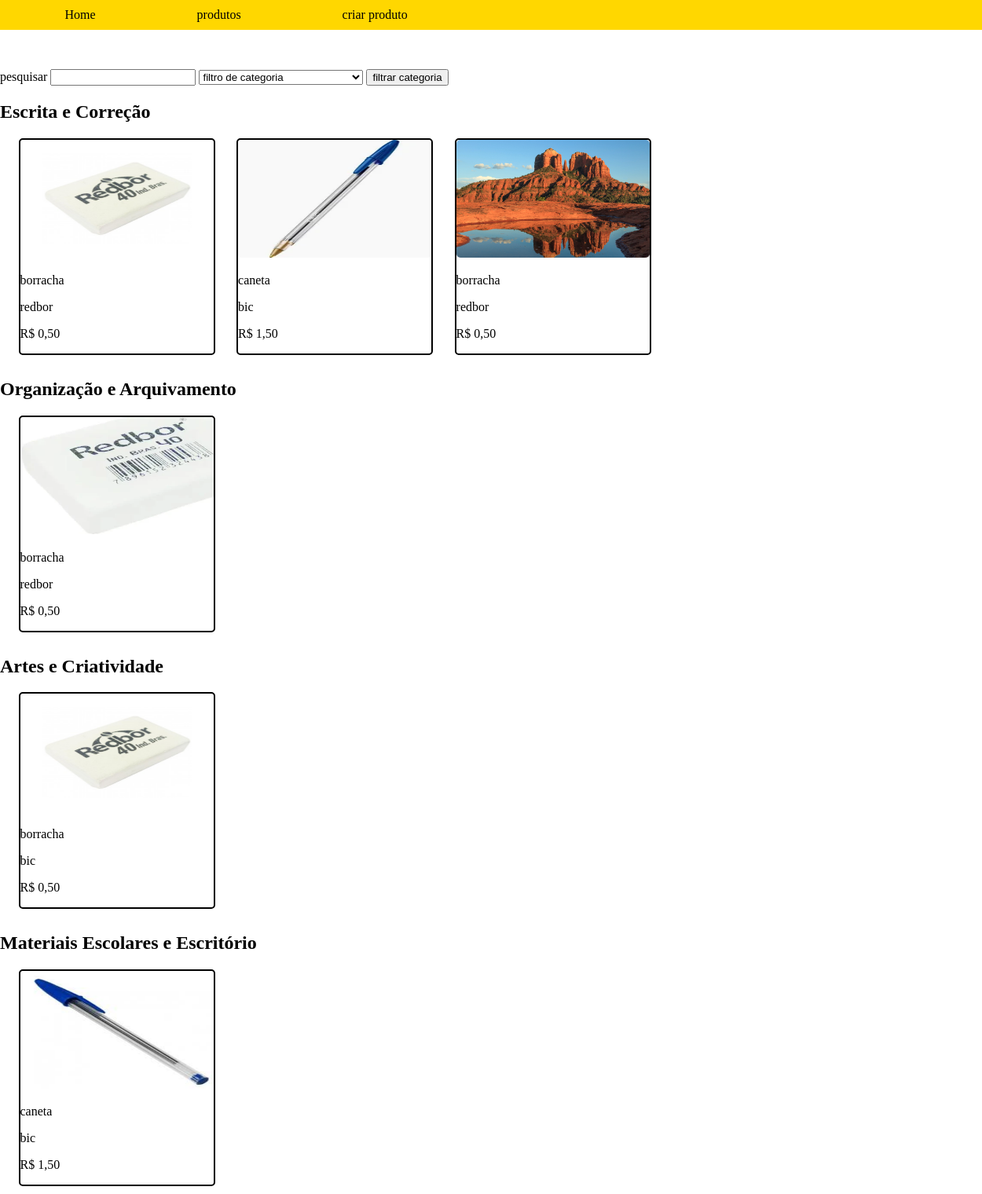
The page /produtos/ (signed in) on the database its author committed.
### produtos/models.py (models this page shows, shortened)
class Produto(models.Model):
    CATEGORIAS = [
        ('ESCRITA', 'Escrita e Correção'),
        ('PAPEIS', 'Papéis e Cadernos'),
        ('ORG', 'Organização e Arquivamento'),
        ('ARTES', 'Artes e Criatividade'),
        ('ESCOLAR', 'Materiais Escolares e Escritório'),
    ]
    nome = models.CharField(max_length=255)
    marca = models.CharField(max_length=255, default="bic")
    descricao = models.TextField()
    preco = models.DecimalField(max_digits=100, decimal_places=2)
    apagado = models.BooleanField(default=False)
    img = models.ImageField(upload_to="img", blank=False, null=False)
    categoria = models.CharField(max_length=20, choices=CATEGORIAS)

### produtos/views.py (the view)
# urls.py: path('', views.home_produtos, name='home'),
def home_produtos(request):
    resultado = verificar_session(request)
    if resultado:  # Se a sessão não existe, resultado será o render do login
        return resultado
    produtos = Produto.objects.filter(apagado=False)
    if request.method=="POST":
        categoria = request.POST.get('categoria')
        buscar = request.POST.get('buscar')
        if buscar and categoria:
            produtos = Produto.objects.filter(Q(nome__startswith=buscar), categoria=categoria, apagado=False)
            context = {
                'escrita': produtos.filter(categoria="ESCRITA"),
                'papeis': produtos.filter(categoria="PAPEIS"),
                'org': produtos.filter(categoria="ORG"),
                'artes': produtos.filter(categoria="ARTES"),
                'escolar': produtos.filter(categoria="ESCOLAR"),
            }
            return render(request, 'produtos/produtos_home.html', context)
        if buscar:
            produtos = Produto.objects.filter(Q(nome__startswith=buscar), apagado=False)
            context = {
                'escrita': produtos.filter(categoria="ESCRITA"),
                'papeis': produtos.filter(categoria="PAPEIS"),
                'org': produtos.filter(categoria="ORG"),
                'artes': produtos.filter(categoria="ARTES"),
                'escolar': produtos.filter(categoria="ESCOLAR"),
            }
            return render(request, 'produtos/produtos_home.html', context)
        if categoria:
            produtos = Produto.objects.filter(categoria=categoria, apagado=False)
            context = {
                'escrita': produtos.filter(categoria="ESCRITA"),
                'papeis': produtos.filter(categoria="PAPEIS"),
                'org': produtos.filter(categoria="ORG"),
                'artes': produtos.filter(categoria="ARTES"),
                'escolar': produtos.filter(categoria="ESCOLAR"),
            }
            return render(request, 'produtos/produtos_home.html', context)
        context = {
            'escrita': produtos.filter(categoria="ESCRITA"),
            'papeis': produtos.filter(categoria="PAPEIS"),
            'org': produtos.filter(categoria="ORG"),
            'artes': produtos.filter(categoria="ARTES"),
            'escolar': produtos.filter(categoria="ESCOLAR"),
        }
        return render(request, 'produtos/produtos_home.html', context)
    else:
        context = {
            'escrita': produtos.filter(categoria="ESCRITA"),
            'papeis': produtos.filter(categoria="PAPEIS"),
            'org': produtos.filter(categoria="ORG"),
            'artes': produtos.filter(categoria="ARTES"),
            'escolar': produtos.filter(categoria="ESCOLAR"),
        }
        return render(request, 'produtos/produtos_home.html', context)

### produtos/views.py (called while the page is built)
def verificar_session(request):
    if request.session.get('dona', False):
        return
    else:
        return render(request, 'produtos/produtos_login.html')

### produtos/templates/produtos/produtos_home.html (shortened to what this page needs)
{% load static %}
<!DOCTYPE html>
<html lang="en">
    <head>
            <link rel="stylesheet" href="{% static 'produtos/css/produtos_ver.css' %}">
    </head>
    <body>
        <ul class="nav-bar">
            <li><a href="{% url 'produtos:home' %}">Home</a></li>
            <li><a href="{% url 'produtos:ver_produtos' %}">produtos</a></li>
            <li><a href="{% url 'produtos:criar_produtos' %}">criar produto</a></li>
        </ul>
        <form action="{% url 'produtos:home' %}" method="post">
            <label for="buscar">pesquisar</label>
            <input type="search" name="buscar" id="">
            <select name="categoria" id="categoria">
                <option value="">filtro de categoria</option>
            </select>
            <input type="submit" value="filtrar categoria">
        </form>
            {% if escrita %}
                    <h2>Escrita e Correção</h2>
                        {% for produto in escrita %}
                            <div class="produto">
                                <a href="{% url 'produtos:visualizar' produto.id %}">
                                    <img src="{{ produto.img.url }}" alt="{{ produto.nome }}">
                                    <p>{{ produto.nome }}</p>
                                    <p>{{ produto.marca }}</p>
                                    <p>R$ {{ produto.preco }}</p>
                                </a>
                            </div>
                        {% endfor %}
            {% endif %}
            {% if org %}
                    <h2>Organização e Arquivamento</h2>
                        {% for produto in org %}
                           <div class="produto">
                                <a href="{% url 'produtos:visualizar' produto.id %}">
                                    <img src="{{ produto.img.url }}" alt="{{ produto.nome }}">
                                    <p>{{ produto.nome }}</p>
                                    <p>{{ produto.marca }}</p>
                                    <p>R$ {{ produto.preco }}</p>
                                </a>
                            </div>
                        {% endfor %}
            {% endif %}
            {% if artes %}
                    <h2>Artes e Criatividade</h2>
                        {% for produto in artes %}
                        <div class="produto">
                            <a href="{% url 'produtos:visualizar' produto.id %}">
                                <img src="{{ produto.img.url }}" alt="{{ produto.nome }}">
                                <p>{{ produto.nome }}</p>
                                <p>{{ produto.marca }}</p>
                                <p>R$ {{ produto.preco }}</p>
                            </a>
                        </div>
                        {% endfor %}
            {% endif %}
            {% if escolar %}
                    <h2>Materiais Escolares e Escritório</h2>
                        {% for produto in escolar %}
                        <div class="produto">
                            <a href="{% url 'produtos:visualizar' produto.id %}">
                                <img src="{{ produto.img.url }}" alt="{{ produto.nome }}">
                                <p>{{ produto.nome }}</p>
                                <p>{{ produto.marca }}</p>
                                <p>R$ {{ produto.preco }}</p>
                            </a>
                        </div>
                        {% endfor %}
            {% endif %}
    </body>
</html>

### templates/static/produtos/css/produtos_ver.css (style rules this page uses)
.produto { border: 2px solid black; border-radius: 5px; width: 200px; margin-left: 23.53px; margin-bottom: 10px; box-sizing: border-box; display: inline-block; text-align: left; }
a { color: black; text-decoration: none; }
ul { list-style: none; padding: 0; margin: 0; margin-bottom: 50px; text-align: left; }
.nav-bar { background-color: gold; margin: 0; padding: 10px 20px; margin-bottom: 50px; width: 100%; }
.nav-bar a { text-decoration: none; color: #000; }
ul li { display: inline-block; margin: 0 5%; }
.produto p { display: block; }
.produto img { height: 150px; width: 100%; border-radius: 5px; }
body { margin: 0; }

### produtos/templates/produtos/produtos_home.html (style rules this page uses)
.produto { border: 2px solid black; border-radius: 5px; width: 250px; margin-left: 23.53px; margin-bottom: 10px; box-sizing: border-box; display: inline-block; text-align: left; }

### rows shown on the page
Produto: img (picture), nome "borracha", marca "redbor", preco "0,50"
Produto: img (picture), nome "caneta", marca "bic", preco "1,50"
Produto: img (picture), nome "borracha", marca "redbor", preco "0,50"
Produto: img (picture), nome "borracha", marca "redbor", preco "0,50"
Produto: img (picture), nome "borracha", marca "bic", preco "0,50"
Produto: img (picture), nome "caneta", marca "bic", preco "1,50"
